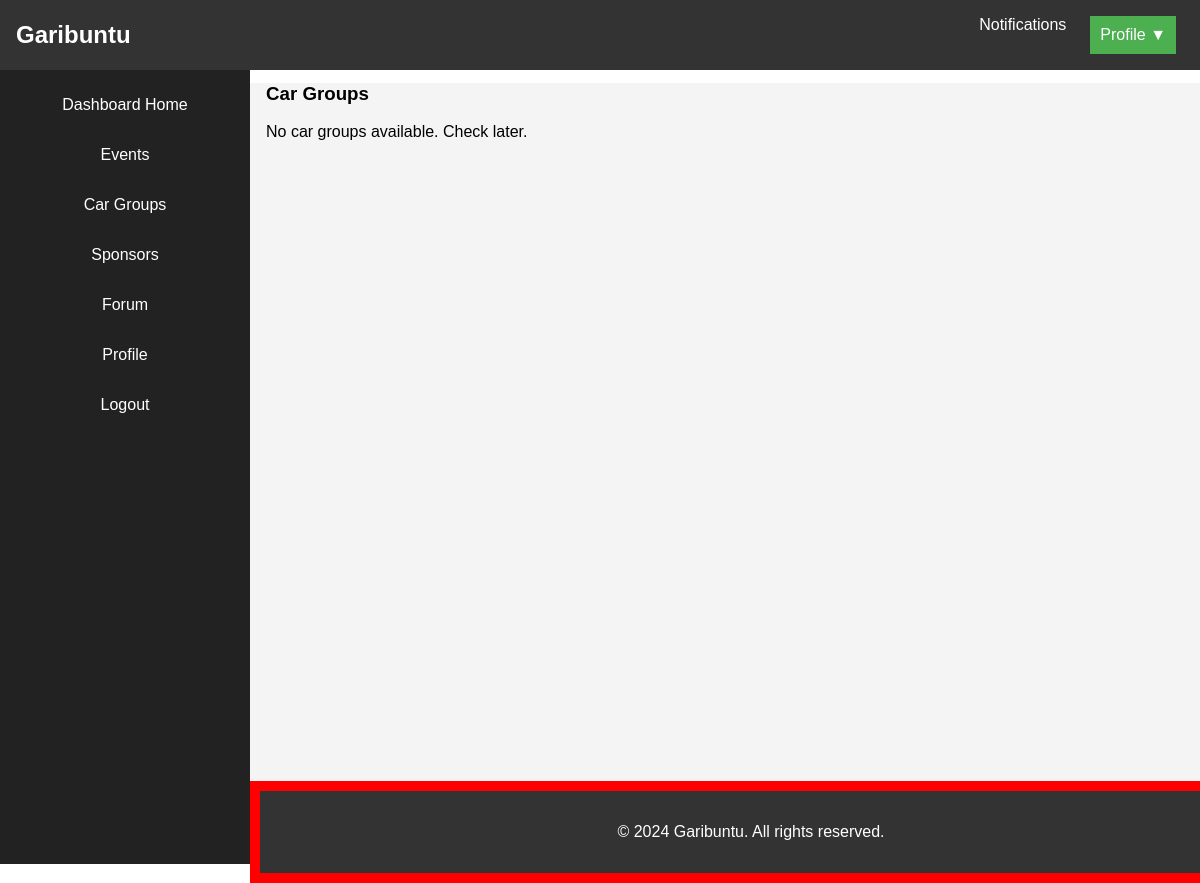
The app's page /car-group/, older data.
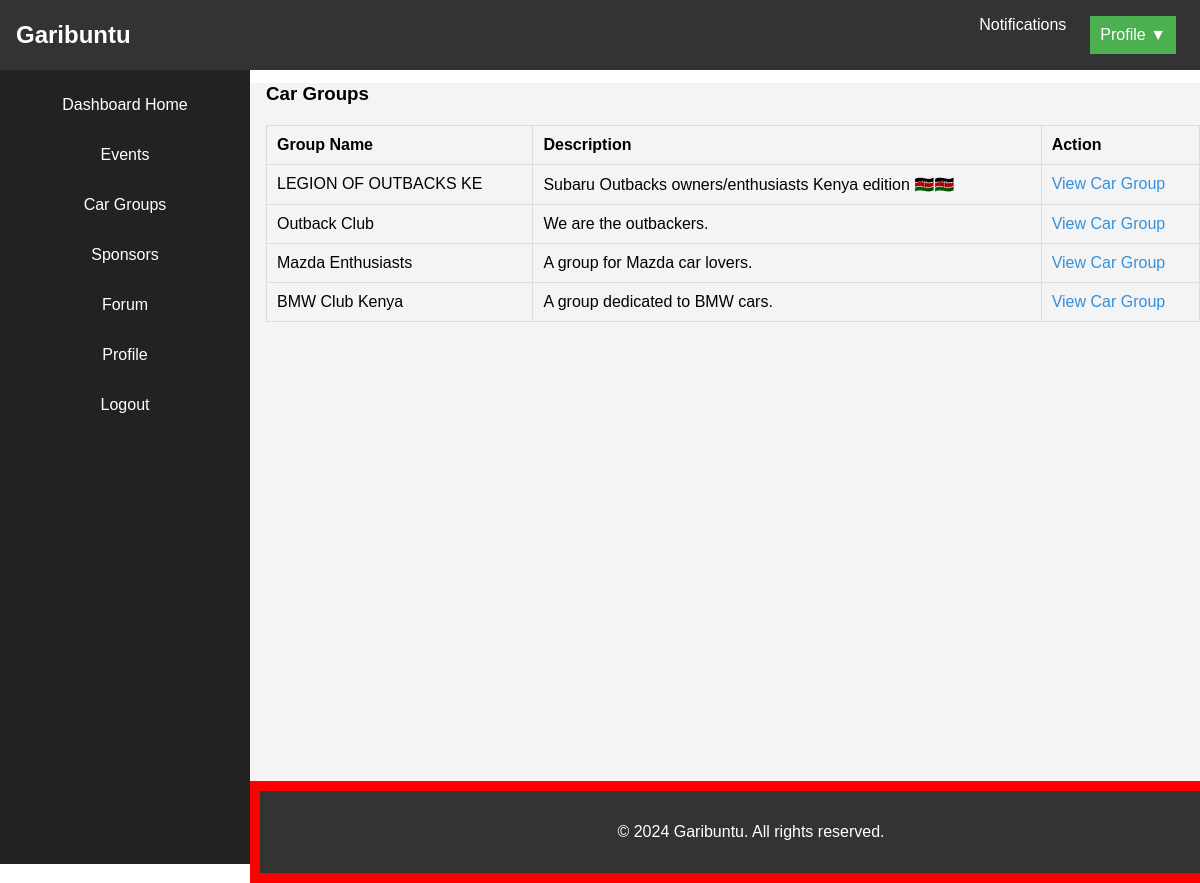
The same page, newer data.
### events/models.py (models this page shows, shortened)
class CarGroup(models.Model):
    name = models.CharField(max_length=100)
    description = models.TextField()
    created_by = models.ForeignKey(User, on_delete=models.CASCADE, related_name='created_groups')
    members = models.ManyToManyField(User, related_name='joined_groups')

### garibuntu/views.py (the view)
# urls.py: path('car-group/', views.group_list_dash, name='group_list_dash'),
def group_list_dash(request):
    car_groups = CarGroup.objects.all()
    return render(request, 'dash-groups.html', {'car_groups':car_groups})

### garibuntu/templates/dash-groups.html (shortened to what this page needs)
{% extends 'base-dash.html' %}
{% block content %}
<div class="events-section">
    <h3>Car Groups</h3>
    {% if car_groups %}
    <table class="events-table">
        <thead>
            <tr>
                <th>Group Name</th>
                <th>Description</th>
                <th>Action</th>
            </tr>
        </thead>
        <tbody>
            {% for car_group in car_groups %}
                <tr>
                    <td>{{ car_group.name }}</td>
                    <td>{{ car_group.description|truncatewords:30 }}</td>
                    <td>
                        <a href="{% url 'garibuntu:car_group_dash' car_group.id %}" class="view-details">View Car Group</a>
                    </td>
                </tr>
            {% endfor %}
        </tbody>
    </table>
{% else %}
    <p>No car groups available. Check later.</p>
{% endif %}
</div>
{% endblock content %}

Row changes from the older to the newer data that the page shows:
added CarGroup: name "LEGION OF OUTBACKS KE", description "Subaru Outbacks owners/enthusiasts Kenya edition 🇰🇪🇰🇪"
added CarGroup: name "Outback Club", description "We are the outbackers."
added CarGroup: name "Mazda Enthusiasts", description "A group for Mazda car lovers."
added CarGroup: name "BMW Club Kenya", description "A group dedicated to BMW cars."
Text that changed along with them:
text no longer shown: "No car groups available. Check later."
text now shown: "Group Name Description Action"
